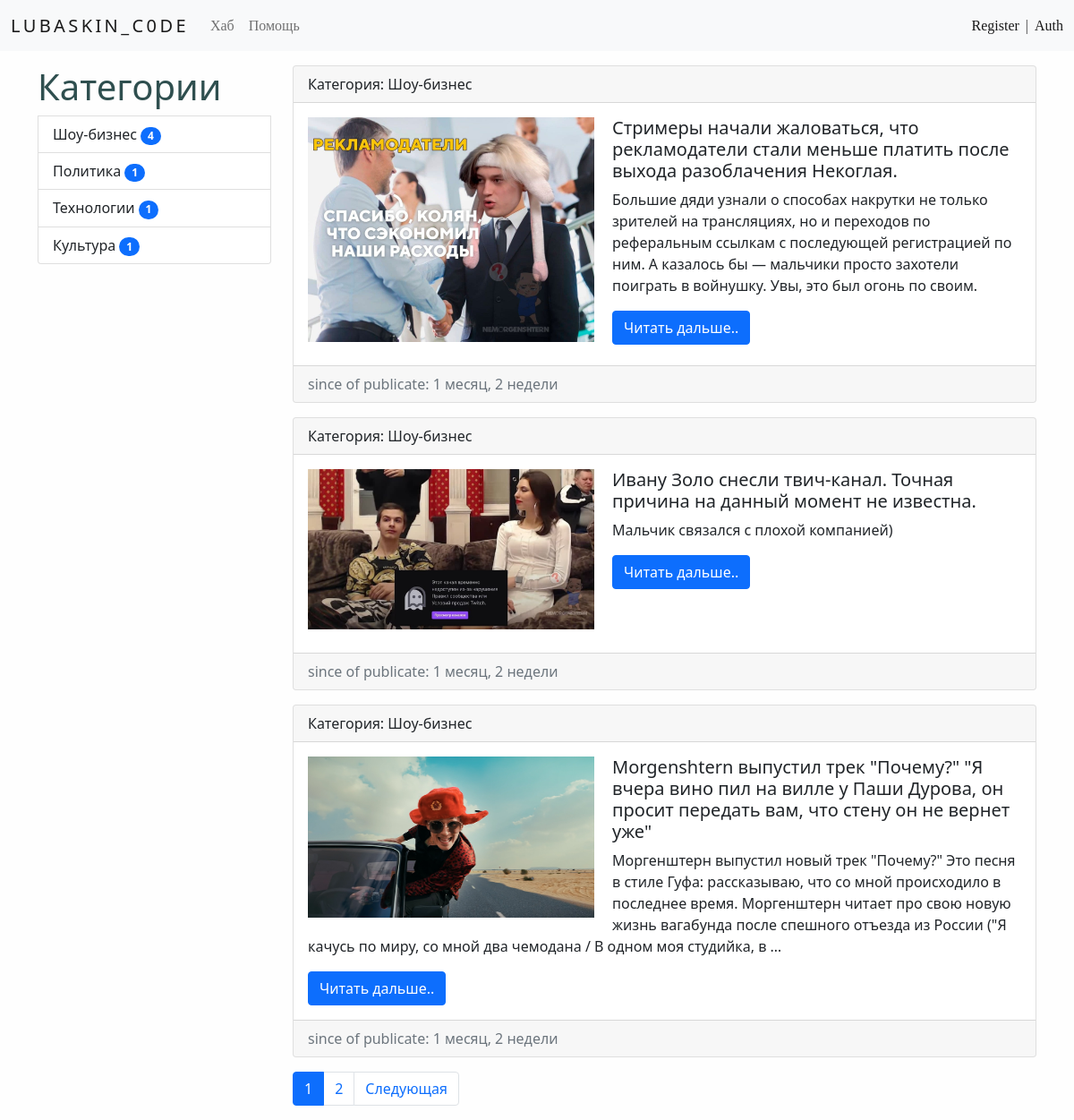
Page /category/1/ on the committed database.
### news/models.py (models this page shows, shortened)
class Category(models.Model):
    title = models.CharField(max_length=150,db_index=True,verbose_name='Категория')
    def get_absolute_url(self):
        return reverse('category',kwargs={'category_id':self.pk})
    def __str__(self):
        return self.title
    class Meta:
        verbose_name = 'Категория'
        verbose_name_plural = 'Категории'
        ordering = ['title']

class News(models.Model):
    title = models.CharField(max_length=150,verbose_name='Название') # стр поле для строк малых и больш размеров
    content = models.TextField(blank=True,verbose_name='Текст') # тип данных текст, blank = необязательно к заполнению
    created_at = models.DateTimeField(auto_now_add=True,verbose_name="NewsPaper-created_at") # дата и время # автоматически указывает дату при создании новости
    updated_at = models.DateTimeField(auto_now=True,verbose_name='NewsPaper-updated_at')
    photo = models.ImageField(upload_to='photos/%Y/%m/%d/',verbose_name='NewsPaper-photo',blank=True) # изображение
    is_published = models.BooleanField(default=True,verbose_name='Опубликовать?',blank=True)
    category = models.ForeignKey('Category',on_delete=models.PROTECT,null=True,verbose_name='Категория') # связь моделей
    views = models.IntegerField(default=0)
    def get_absolute_url(self):
        return reverse('view_news',kwargs={'news_id':self.pk})
    class Meta:
        verbose_name = 'Новость'
        verbose_name_plural = 'Новости'
        ordering = ['-created_at']

### news/views.py (the view)
class NewsByCategory(ListView):
    model = News
    template_name = 'news/category.html'
    context_object_name = 'news'
    allow_empty = False # не показываем пустые категории
    paginate_by = 3
    def get_queryset(self):
        return News.objects.filter(is_published=True,category_id=self.kwargs['category_id']).select_related('category')
    def get_context_data(self, *,object_list=None,**kwargs):
        context = super().get_context_data(**kwargs)
        context['title'] = Category.objects.get(pk=self.kwargs['category_id']) # не много не понял но тут получаем в title текущую категорию
        return context

### news/templatetags/news_tags.py (called while the page is built)
@register.simple_tag(name='get_list_categories')
def get_categories():
    return Category.objects.annotate(cnt=Count('news',filter=F('news__is_published'))).filter(cnt__gt=0)

### news/templates/news/category.html (shortened to what this page needs)
{%extends 'base.html'%}
{% block sidebar %}
{% include 'inc/_sidebar.html'%}
{%endblock%}
{% block content %}
{%for item in news%}
<div class="card mb-3">
    <div class="card-header">
        Категория: {{item.category}}
    </div>
    <div class="card-body">
        <div class="'media">
            {% if item.photo %}
            <img src="{{ item.photo.url }}" alt="" height="220" width="320" class="img-fluid img-left">
            {%else%}
            <img src="https://picsum.photos/id/2/320/220" alt="" class="img-fluid img-left">
            {%endif%}
            <div class="media-body">
                <h5 class="card-title">{{item.title}}</h5>
                <p class="card-text">{{item.content|truncatewords:44|safe}}</p>
                <a href="{{item.get_absolute_url}}" class="btn btn-primary">Читать дальше..</a>
            </div>
        </div>
    </div>
    <div class="card-footer text-muted">
        since of publicate: {{item.created_at|timesince}}
    </div>
</div>
{%endfor%}
{%endblock%}

### templates/inc/_sidebar.html
{%load news_tags%}
<div class="list-group">
    <h1 class="h1-side">Категории</h1>
    {%get_list_categories as categories%}
    {%for item in categories%}
    <a href="{{item.get_absolute_url}}" class="list-group-item list-group-item-action">{{item.title}} <span
            class="badge bg-primary rounded-pill">{{item.cnt}}</span></a>
    {%endfor%}
</div>

### lubaskin/static/css/style.css (style rules this page uses)
body { background-color: #fefefe; }
.img-left { margin: 0 20px 10px 0; float: left; }
.h1-side { color: #2f4f4f; }

### rows in the picture
Category: title "Шоу-бизнес", cnt "4"
Category: title "Политика", cnt "1"
Category: title "Технологии", cnt "1"
Category: title "Культура", cnt "1"
News: category "Шоу-бизнес", photo (picture), title "Стримеры начали жаловаться, что рекламодатели стали меньше платить после выхода разоблачения Некоглая.", content "Большие дяди узнали о способах накрутки не только зрителей на трансляциях, но и переходов по реферальным ссылкам с последующей регистрацией по ним. А казалось бы — мальчики просто захотели поиграть в войнушку. Увы, это был огонь по своим.", created_at "1 месяц, 2 недели"
News: category "Шоу-бизнес", photo (picture), title "Ивану Золо снесли твич-канал. Точная причина на данный момент не известна.", content "Мальчик связался с плохой компанией)", created_at "1 месяц, 2 недели"
News: category "Шоу-бизнес", photo (picture), title "Morgenshtern выпустил трек \"Почему?\" \"Я вчера вино пил на вилле у Паши Дурова, он просит передать вам, что стену он не вернет уже\"", content "Моргенштерн выпустил новый трек \"Почему?\" Это песня в стиле Гуфа: рассказываю, что со мной происходило в последнее время. Моргенштерн читает про свою новую жизнь вагабунда после спешного отъезда из России (\"Я качусь по миру, со мной два чемодана / В одном моя студийка, в …", created_at "1 месяц, 2 недели"

### other values in the picture
{{ p }} "1"
{{ p }} "2"
